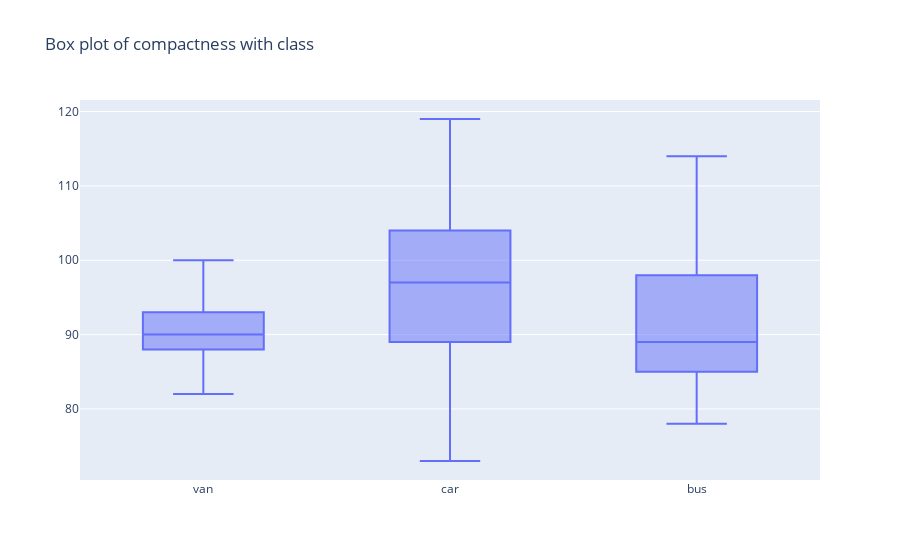
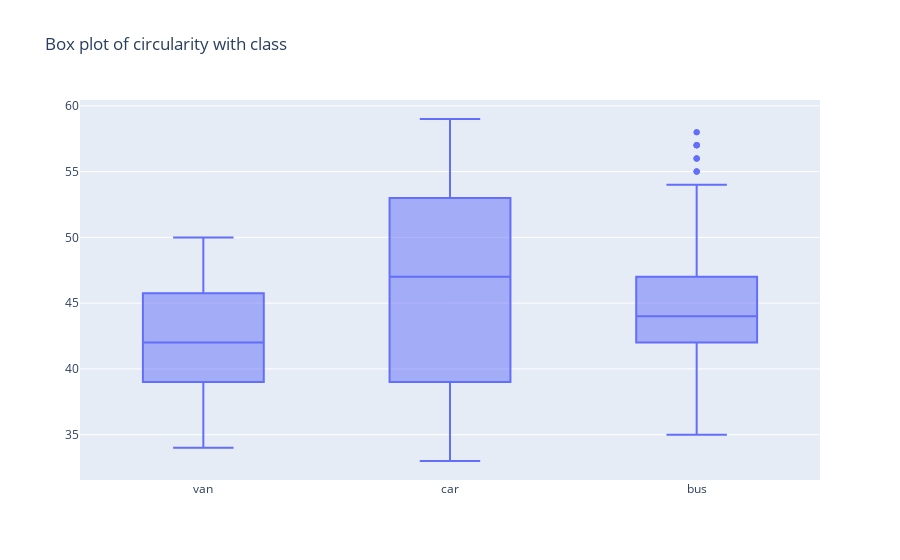
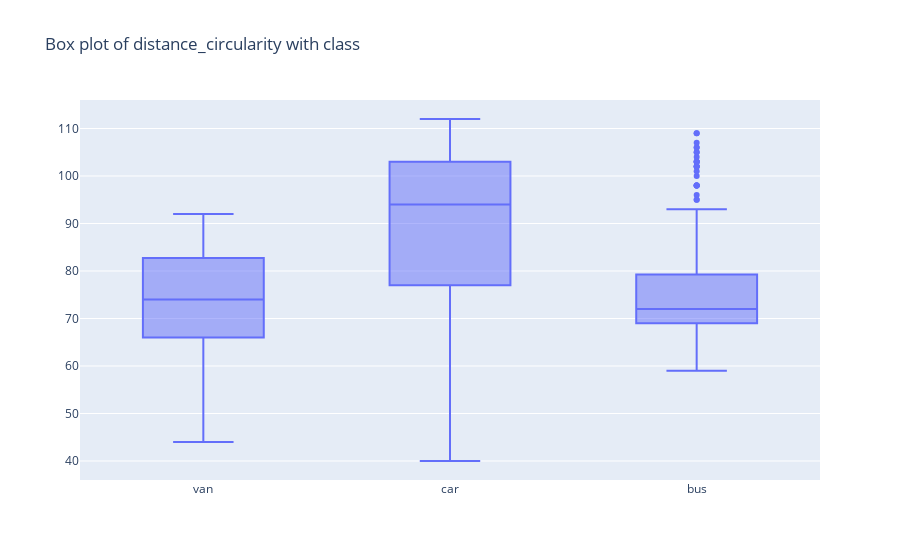
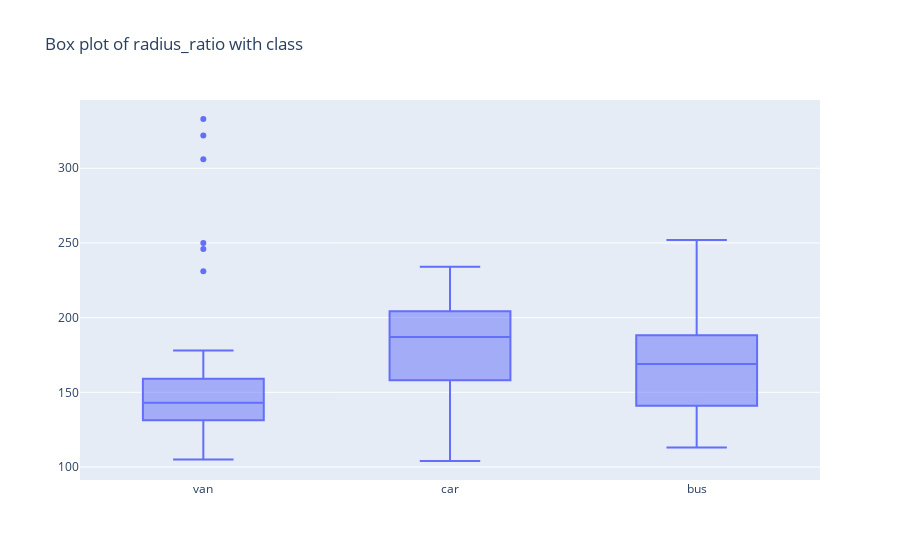

Source (notebook cell) for these figures, in order:
### Markdown cell above
An outlier is a data point that is significantly different from the rest of the data. Outliers can be unusually high or low values that stand apart from other observations. Here are some common methods to identify outliers:

Visual Inspection: Use plots like box plots, scatter plots, or histograms to visually identify data points that stand out.

Statistical Methods:

- IQR Method: Any data point outside the range 
    - [𝑄1−1.5×𝐼𝑄𝑅,𝑄3+1.5×𝐼𝑄𝑅] is considered an outlier. 
    - 𝑄1 and 𝑄3 are the first and third quartiles, 
    - and 𝐼𝑄𝑅 is the interquartile range.

- Z-Score: A z-score measures how many standard deviations a data point is from the mean. Typically, a z-score above 3 or below -3 is considered an outlier.

- Domain Knowledge: Sometimes domain-specific rules help identify outliers. For example, in human height measurements, someone over 8 feet tall could be an outlier.

Outliers can provide important insights into your data but can also affect the performance of some models. It's crucial to investigate and understand their cause before deciding how to handle them.

Would you like to know more about detecting or handling outliers?

### Code cell
from plotly.graph_objs import Box

# create a box plot for each column with class as x axis 
for col in vehicles_num.columns: 
    if col != 'class':
        fig = Figure(data=[Box(y=vehicles_num[col], x=vehicles['class'], name=col)], 
                     layout=Layout(title=f'Box plot of {col} with class'))
        fig.show()

### Figure 1 — Plotly figure (JSON) as saved in the notebook; plotly's stock layout.template omitted (floating-point values rounded to 4 significant figures; data arrays with more than 128 entries replaced by an {"elided": "..."} marker saying what was removed)
{"data": [{"name": "compactness", "type": "box", "x": {"elided": "813 str values"}, "y": {"elided": "813 int values"}}], "layout": {"title": {"text": "Box plot of compactness with class"}}}

### Figure 2 — Plotly figure (JSON) as saved in the notebook; plotly's stock layout.template omitted (floating-point values rounded to 4 significant figures; data arrays with more than 128 entries replaced by an {"elided": "..."} marker saying what was removed)
{"data": [{"name": "circularity", "type": "box", "x": {"elided": "813 str values"}, "y": {"elided": "813 int values"}}], "layout": {"title": {"text": "Box plot of circularity with class"}}}

### Figure 3 — Plotly figure (JSON) as saved in the notebook; plotly's stock layout.template omitted (floating-point values rounded to 4 significant figures; data arrays with more than 128 entries replaced by an {"elided": "..."} marker saying what was removed)
{"data": [{"name": "distance_circularity", "type": "box", "x": {"elided": "813 str values"}, "y": {"elided": "813 int values"}}], "layout": {"title": {"text": "Box plot of distance_circularity with class"}}}

### Figure 4 — Plotly figure (JSON) as saved in the notebook; plotly's stock layout.template omitted (floating-point values rounded to 4 significant figures; data arrays with more than 128 entries replaced by an {"elided": "..."} marker saying what was removed)
{"data": [{"name": "radius_ratio", "type": "box", "x": {"elided": "813 str values"}, "y": {"elided": "813 int values"}}], "layout": {"title": {"text": "Box plot of radius_ratio with class"}}}
